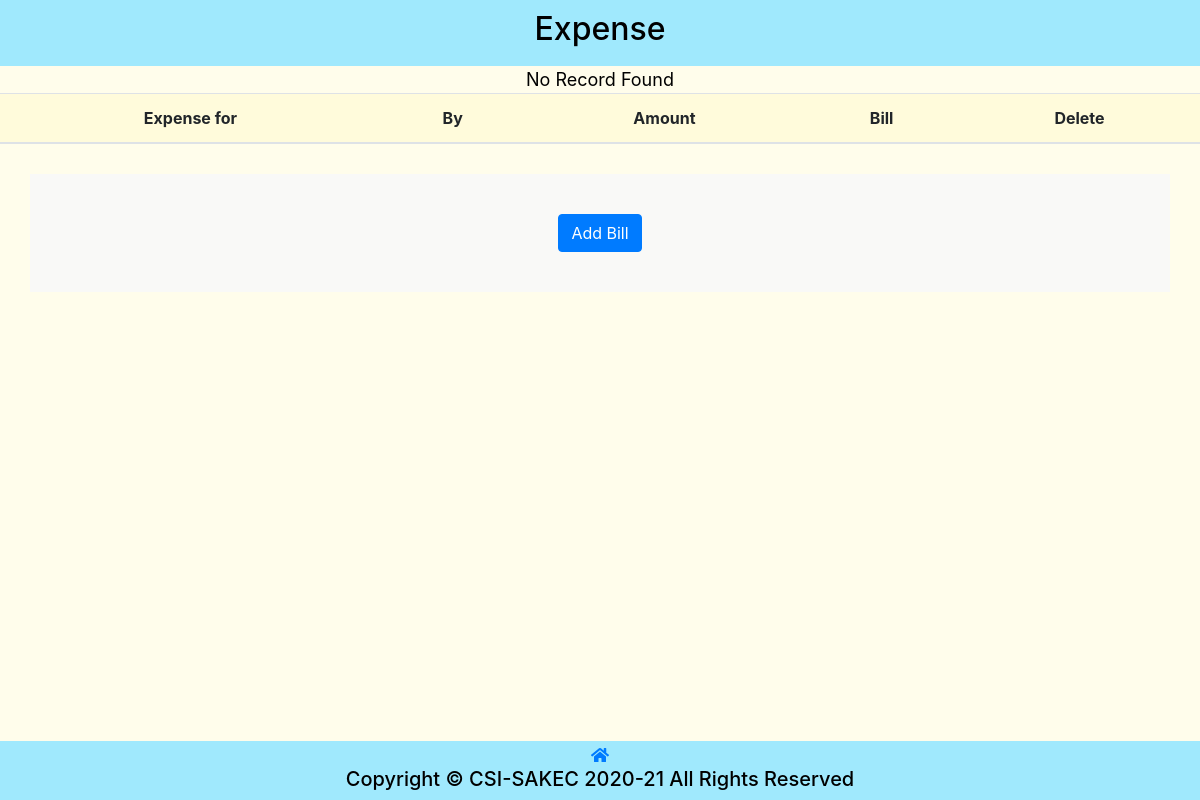
The page /Eventmanagement/expense.php?e_id=40 on the database as committed earlier.
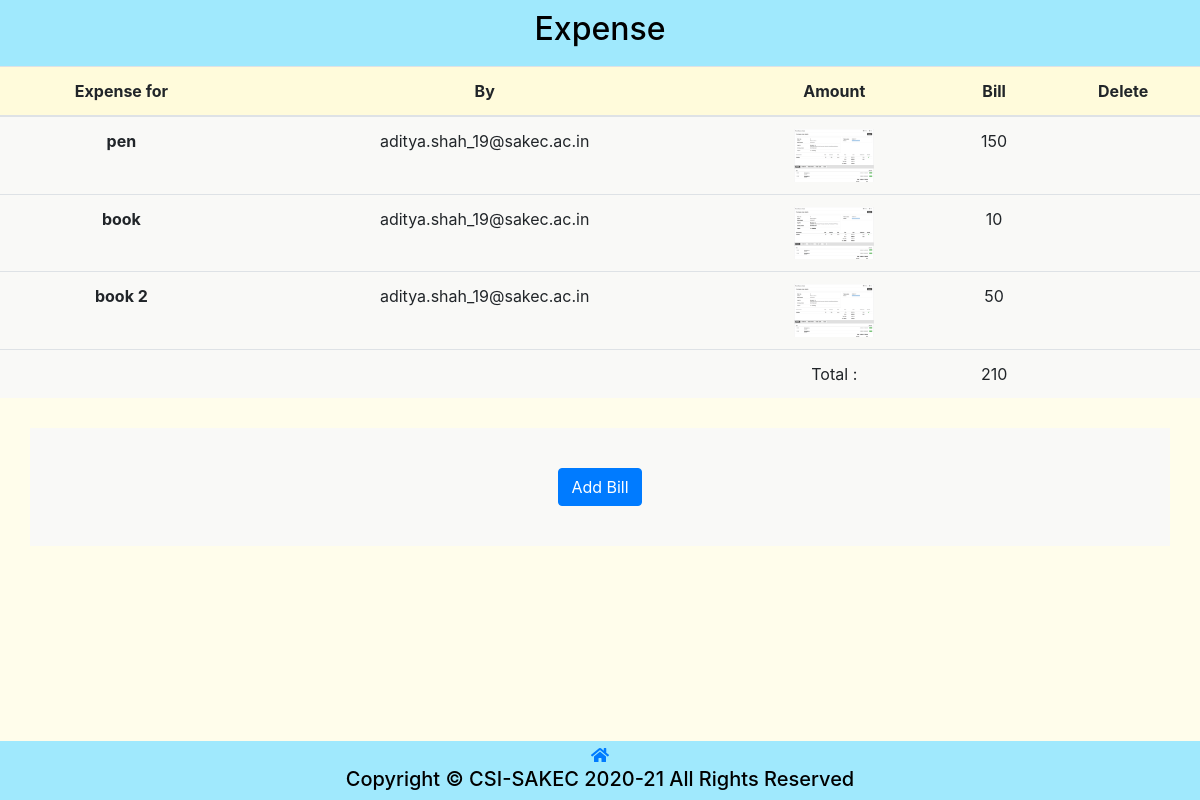
The same page on the database as committed later.
### tables this page shows
CREATE TABLE `csi_expense` (
  `id` int(11) NOT NULL,
  `event_id` int(11) NOT NULL,
  `spent_on` varchar(256) NOT NULL,
  `by` varchar(256) NOT NULL,
  `bill_photo` text NOT NULL,
  `bill_amount` int(11) NOT NULL
);

### Eventmanagement/expense.php (the view, shortened to what this page needs)
<!DOCTYPE html>
<html lang="en" xmlns="http://www.w3.org/1999/xhtml">
<head>
    <link rel="stylesheet" href="css/admin.css?v=<?php echo time(); ?>">
    <link rel="stylesheet" href="../plugins/bootstrap-4.6.0-dist/css/bootstrap.min.css">
    <link rel="stylesheet" href="../css/membership.css?v=<?php echo time(); ?>">
    <?php
        require_once "../config.php";
    ?>
</head>
<body>
    <header>
        <h2 style="text-align: center;">Expense</h2>
    </header>
    <table class="table">
        <thead class="black white-text">
            <tr>
                <th scope="col">Expense for</th>
                <th>By</th>
                <th>Amount</th>
                <th>Bill</th>
                <th>Delete</th>
            </tr>
        </thead>
        <tbody>
            <div class="table-content" style="font-size: large;">
                <?php
                    $event_id= $_GET['e_id'];
                    $sum=0;
                    $sql = "SELECT `id`,`spent_on`, `by` , `bill_photo`, `bill_amount` FROM `csi_expense` WHERE `event_id` = $event_id";
                    $query = mysqli_query($conn, $sql);
                    if (mysqli_num_rows($query) > 0) {
                        while ($row = mysqli_fetch_assoc($query)) {
                ?>
                        <tr>
                            <th scope="row"><?php echo $row['spent_on']; ?></th>
                            <td><?php echo $row['by']; ?></td>
                            <td>
                                <a target="_blank" href="<?php echo "Bill/".$row['bill_photo']; ?>">
                                    <img src="<?php echo "Bill/".trim($row['bill_photo']); ?>" alt="Forest" style="width:80px">
                                </a>
                            </td>
                            <td><?php $sum+=$row['bill_amount'];echo $row['bill_amount']; ?></td>
                            <td>
                            </td>
                        </tr>
                    <?php
                        }
                        ?>
                    <th scope="row"> </th>
                    <td></td>
                    <td>Total : </td>
                    <td><?php echo $sum ?></td>
                    <td/>
                <?php
                    } else {
                        echo "No Record Found";
                    }
                ?>
            </div>
        </tbody>
    </table>
    <div class="spacer" style="height:30px;"></div>
    <div class="container text-center">
    <form action="addbill.php" method="get">
        <button type="submit" class="btn btn-primary" >Add Bill</button>
    </form>
    </div>
    <div class="spacer" style="height:100px;"></div>
    <div class="footer">
        <div class="spacer" style="height:2px;"></div>
        <a href="index.php"><i class="fas fa-home"></i></a>
        <h5>Copyright &copy; CSI-SAKEC 2020-21 All Rights Reserved</h5>
    </div>
</body>
</html>

Rows that differ between the two databases and show on the page:
added csi_expense: spent_on "pen", by "aditya.shah_19@sakec.ac.in", bill_photo (picture), bill_amount "150"
added csi_expense: spent_on "book", by "aditya.shah_19@sakec.ac.in", bill_photo (picture), bill_amount "10"
added csi_expense: spent_on "book 2", by "aditya.shah_19@sakec.ac.in", bill_photo (picture), bill_amount "50"
Other text that changed with them:
$sum: (not shown) → "210"
text no longer shown: "No Record Found"
text now shown: "Total :"
